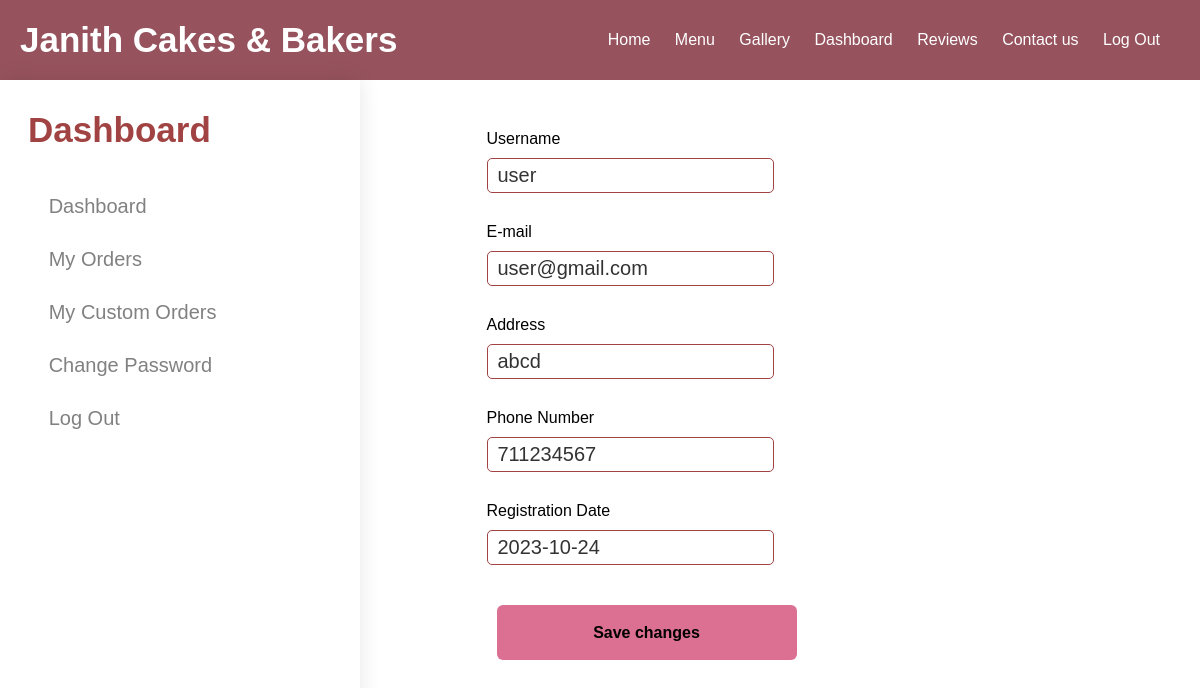
The page /user/dashboard.php (signed in) on the database its author committed.
### tables this page shows
CREATE TABLE `customer` (
  `Customer_Id` int(11) NOT NULL,
  `Customer_Name` varchar(255) NOT NULL,
  `Address` varchar(255) NOT NULL,
  `Email` varchar(255) NOT NULL,
  `Phone_Number` int(11) NOT NULL,
  `Registration_Date` date NOT NULL,
  `Password` varchar(255) NOT NULL
);

### user/dashboard.php (the view, shortened to what this page needs)
<?php
include("../connect.php");
?>
<!DOCTYPE html>
<html lang="en">
<head>
    <link rel="stylesheet" href="dashboard.css">
</head>
<body>
    <div class="header">
        <div class="dash-container">
            <div class="navbar">
                <div class="dash-logo">
                    <a href="../index.php"><label class="dash-logo">Janith Cakes & Bakers</label></a>
                </div>
                <nav>
                    <ul id="menuItems">
                        <li><a href="../index.php">Home</a></li>
                        <li><a href="../menu.php">Menu</a></li>
                        <li><a href="../gallery.php">Gallery</a></li>
                        <li><a href="../dashboard.php">Dashboard</a></li>
                        <li><a href="../review.php">Reviews</a></li>
                        <li><a href="../index.php">Contact us</a></li>
                        <li><a href="../logout.php">Log Out</a></li>
                    </ul>
                </nav>
            </div>
        </div>
    </div>
    <div class="container">
        <div id="sidenav" class="sidenav">
            <p class="logo"> Dashboard</p>
            <a href="dashboard.php" class="icon-a"> <i class="fa fa-dashboard icons"></i>&nbsp;&nbsp; Dashboard </a>
            <a href="my_orders.php" class="icon-a"> <i class="fa fa-shopping-bag icons"></i>&nbsp;&nbsp; My Orders </a>
            <a href="custom_orders.php" class="icon-a"> <i class="fa fa-shopping-bag icons"></i>&nbsp;&nbsp; My Custom Orders </a>
            <a href="change_password.php" class="icon-a"> <i class="fa fa-users icons"></i>&nbsp;&nbsp; Change Password </a>
            <a href="../logout.php" icon-a> <i class="fa fa-tasks icons"></i>&nbsp;&nbsp; Log Out </a>
        </div>
        <div class="main">
            <div class="col-div-6">
            </div>
            <?php
            if (isset($_SESSION['customer_id'])) {
                $user_id = $_SESSION['customer_id'];
                $run_query_by_id = mysqli_query($con, "select * from customer where Customer_Id = '$user_id'");
                while ($row_user = mysqli_fetch_array($run_query_by_id)) {
                    $user_name = $row_user['Customer_Name'];
                    $user_email = $row_user['Email'];
                    $address = $row_user['Address'];
                    $phone = $row_user['Phone_Number'];
                    $reg_date = $row_user['Registration_Date'];
                }
            }
            ?>
            <div class="sub-container">
                <div class="card-body">
                    <div class="form-group">
                        <label class="form-label">Username</label>
                        <?php
                        echo "
                        <input type='text' class='form-control mb-1' value='$user_name' id='username' onchange='enableSaveButton()'>
                        ";
                        ?>
                    </div>
                    <div class="form-group">
                        <label class="form-label">E-mail</label>
                        <?php
                        echo "
                        <input type='text' class='form-control mb-1' value='$user_email' id='email' onchange='enableSaveButton()'>
                        ";
                        ?>
                    </div>
                    <div class="form-group">
                        <label class="form-label">Address</label>
                        <?php
                        echo "
                        <input type='text' class='form-control mb-1' value='$address' id='address' onchange='enableSaveButton()'>
                        ";
                        ?>
                    </div>
                    <div class="form-group">
                        <label class="form-label">Phone Number</label>
                        <?php
                        echo "<input type='text' class='form-control mb-1' value='$phone' id='phone' onchange='enableSaveButton()'>";
                        ?>
                    </div>
                    <div class="form-group">
                        <label class="form-label">Registration Date</label>
                        <?php
                        echo "
                        <input type='text' class='form-control mb-1' value='$reg_date' id='reg_date' onchange='enableSaveButton()'>
                        ";
                        ?>
                    </div>
                    <div class="text-right mt-3">
                        <button type="button" class="btn" id="saveChangesBtn" onclick="saveChanges()">Save changes</button>&nbsp;
                    </div>
                </div>
            </div>
        </div>
</body>
</html>

### user/dashboard.css (style rules this page uses)
* { margin: 0; padding: 0; box-sizing: border-box; }
body { font-family: Arial; }
.navbar { display: flex; align-items: center; padding: 20px; }
nav { flex: 1; text-align: right; }
nav ul { display: inline-block; list-style-type: none; }
nav ul li { display: inline-block; margin-right: 20px; }
a { text-decoration: none; color: white; }
p { color: white; }
.header { background: rgb(150, 83, 94); }
.dash-logo { color: white; font-size: 35px; font-weight: bold; }
.container { width: 100%; min-height: 800px; height: auto; display: flex; }
.logo { margin: 0px; margin-left: 28px; margin-right: 10px; font-weight: bold; color: rgb(161, 67, 67); justify-content: center; margin-bottom: 30px; font-size: 35px; }
.sidenav { height: auto; background-color: white; overflow: hidden; transition: 0.5s; padding-top: 30px; box-shadow: 0 0 20px 0px rgba(0, 0, 0, 0.1); flex-basis: 20%; }
.sidenav a { padding: 15px 8px 15px 32px; text-decoration: none; font-size: 20px; color: #818181; display: block; transition: 0.3s; }
.main { padding: 30px; height: auto; flex-basis: 80%; }
.col-div-6 { display: flex; flex-direction: row; justify-content: space-between; padding: 0px 60px 20px 60px; }
.sub-container { width: 100%; height: auto; }
.form-group { margin-bottom: 30px; margin-right: 300px; display: flex; flex-direction: column; }
.form-label { margin-bottom: 10px; }
.form-control { border: 1px solid rgb(161, 67, 67); font-size: 20px; color: #333; border-radius: 5px; padding: 5px 10px 5px 10px; }
.btn { height: 55px; width: 300px; color: black; font-size: 1rem; border: none; margin: 10px; cursor: pointer; border-radius: 6px; font-weight: 600; transition: all 0.2s ease; background-color: palevioletred; padding: 10px; }
@media only screen and (max-width: 1200px) { .sidenav { height: auto; background-color: white; overflow: hidden; transition: 0.5s; padding-top: 30px; box-shadow: 0 0 20px 0px rgba(0, 0, 0, 0.1); flex-basis: 30%; } }
@media only screen and (max-width: 1200px) { .main { padding: 16px; height: auto; flex-basis: 70%; padding: 30px 60px; display: flex; flex-direction: column; } }
@media only screen and (max-width: 1200px) { .sub-container { display: grid; grid-template-columns: repeat(1, 2fr); justify-items: center; gap: 20px; } }

### rows shown on the page
customer: Customer_Name "user", Email "user@gmail.com", Address "abcd", Phone_Number "711234567", Registration_Date "2023-10-24"
